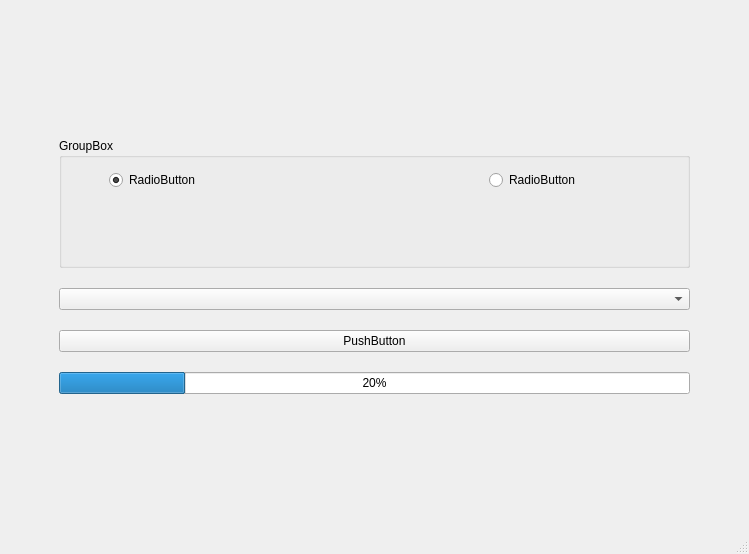
<?xml version="1.0" encoding="UTF-8"?>
<ui version="4.0">
 <class>MainWindow</class>
 <widget class="QMainWindow" name="MainWindow">
  <property name="geometry">
   <rect>
    <x>0</x>
    <y>0</y>
    <width>749</width>
    <height>554</height>
   </rect>
  </property>
  <property name="windowTitle">
   <string>MainWindow</string>
  </property>
  <widget class="QWidget" name="centralwidget">
   <layout class="QVBoxLayout" name="verticalLayout">
    <item>
     <layout class="QVBoxLayout" name="verticalLayout_4" stretch="0,0,0,0,0,0">
      <property name="spacing">
       <number>20</number>
      </property>
      <property name="sizeConstraint">
       <enum>QLayout::SetDefaultConstraint</enum>
      </property>
      <property name="leftMargin">
       <number>50</number>
      </property>
      <property name="rightMargin">
       <number>50</number>
      </property>
      <property name="bottomMargin">
       <number>0</number>
      </property>
      <item>
       <spacer name="verticalSpacer_2">
        <property name="orientation">
         <enum>Qt::Vertical</enum>
        </property>
        <property name="sizeHint" stdset="0">
         <size>
          <width>20</width>
          <height>40</height>
         </size>
        </property>
       </spacer>
      </item>
      <item>
       <widget class="QGroupBox" name="groupBox">
        <property name="sizePolicy">
         <sizepolicy hsizetype="Expanding" vsizetype="Expanding">
          <horstretch>0</horstretch>
          <verstretch>0</verstretch>
         </sizepolicy>
        </property>
        <property name="title">
         <string>GroupBox</string>
        </property>
        <widget class="QRadioButton" name="radioButton">
         <property name="geometry">
          <rect>
           <x>50</x>
           <y>30</y>
           <width>110</width>
           <height>24</height>
          </rect>
         </property>
         <property name="text">
          <string>RadioButton</string>
         </property>
         <property name="checked">
          <bool>true</bool>
         </property>
        </widget>
        <widget class="QRadioButton" name="radioButton_2">
         <property name="enabled">
          <bool>true</bool>
         </property>
         <property name="geometry">
          <rect>
           <x>430</x>
           <y>30</y>
           <width>110</width>
           <height>24</height>
          </rect>
         </property>
         <property name="text">
          <string>RadioButton</string>
         </property>
         <property name="checkable">
          <bool>true</bool>
         </property>
         <property name="checked">
          <bool>false</bool>
         </property>
        </widget>
       </widget>
      </item>
      <item>
       <widget class="QComboBox" name="comboBox">
        <property name="sizePolicy">
         <sizepolicy hsizetype="Minimum" vsizetype="Minimum">
          <horstretch>34</horstretch>
          <verstretch>0</verstretch>
         </sizepolicy>
        </property>
        <property name="minimumSize">
         <size>
          <width>4</width>
          <height>20</height>
         </size>
        </property>
       </widget>
      </item>
      <item>
       <widget class="QPushButton" name="pushButton">
        <property name="baseSize">
         <size>
          <width>30</width>
          <height>30</height>
         </size>
        </property>
        <property name="text">
         <string>PushButton</string>
        </property>
        <property name="checkable">
         <bool>false</bool>
        </property>
        <property name="checked">
         <bool>false</bool>
        </property>
        <property name="autoRepeat">
         <bool>false</bool>
        </property>
       </widget>
      </item>
      <item>
       <widget class="QProgressBar" name="progressBar">
        <property name="maximum">
         <number>10</number>
        </property>
        <property name="value">
         <number>2</number>
        </property>
       </widget>
      </item>
      <item>
       <spacer name="verticalSpacer">
        <property name="orientation">
         <enum>Qt::Vertical</enum>
        </property>
        <property name="sizeHint" stdset="0">
         <size>
          <width>20</width>
          <height>40</height>
         </size>
        </property>
       </spacer>
      </item>
     </layout>
    </item>
   </layout>
  </widget>
  <widget class="QMenuBar" name="menubar">
   <property name="geometry">
    <rect>
     <x>0</x>
     <y>0</y>
     <width>749</width>
     <height>26</height>
    </rect>
   </property>
  </widget>
  <widget class="QStatusBar" name="statusbar"/>
 </widget>
 <resources/>
 <connections/>
</ui>
